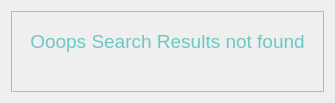
                             <widget class="QWidget" name="page">
                              <layout class="QGridLayout" name="gridLayout_69">
                               <item row="0" column="0">
                                <widget class="QFrame" name="frame_36">
                                 <property name="frameShape">
                                  <enum>QFrame::StyledPanel</enum>
                                 </property>
                                 <property name="frameShadow">
                                  <enum>QFrame::Raised</enum>
                                 </property>
                                 <layout class="QVBoxLayout" name="verticalLayout_25">
                                  <item>
                                   <widget class="QWidget" name="widget_7" native="true">
                                    <layout class="QVBoxLayout" name="verticalLayout_26">
                                     <item>
                                      <widget class="QLabel" name="label_42">
                                       <property name="text">
                                        <string>&lt;html&gt;&lt;head/&gt;&lt;body&gt;&lt;p align=&quot;center&quot;&gt;&lt;span style=&quot; font-size:14pt; color:#6bc8c2;&quot;&gt;Ooops Search Results not found&lt;/span&gt;&lt;/p&gt;&lt;/body&gt;&lt;/html&gt;</string>
                                       </property>
                                      </widget>
                                     </item>
                                     <item>
                                      <widget class="QLabel" name="label_43">
                                       <property name="text">
                                        <string/>
                                       </property>
                                       <property name="pixmap">
                                        <pixmap resource="../resource_files/resources.qrc">:/icons_svg/images/icons-svg/icons8_update_left_rotation.svg</pixmap>
                                       </property>
                                       <property name="scaledContents">
                                        <bool>false</bool>
                                       </property>
                                       <property name="alignment">
                                        <set>Qt::AlignCenter</set>
                                       </property>
                                      </widget>
                                     </item>
                                    </layout>
                                   </widget>
                                  </item>
                                 </layout>
                                </widget>
                               </item>
                              </layout>
                             </widget>
